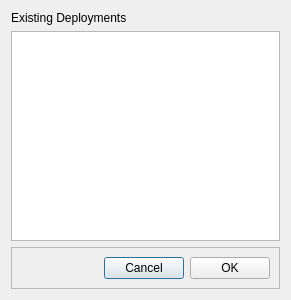
<?xml version="1.0" encoding="UTF-8"?>
<ui version="4.0">
 <class>loadDlg</class>
 <widget class="QDialog" name="loadDlg">
  <property name="geometry">
   <rect>
    <x>0</x>
    <y>0</y>
    <width>291</width>
    <height>300</height>
   </rect>
  </property>
  <property name="windowTitle">
   <string>Load Deployment</string>
  </property>
  <layout class="QVBoxLayout" name="verticalLayout">
   <item>
    <widget class="QLabel" name="label">
     <property name="text">
      <string>Existing Deployments</string>
     </property>
    </widget>
   </item>
   <item>
    <widget class="QTableView" name="tableView"/>
   </item>
   <item>
    <widget class="QFrame" name="frame">
     <property name="minimumSize">
      <size>
       <width>0</width>
       <height>40</height>
      </size>
     </property>
     <property name="frameShape">
      <enum>QFrame::StyledPanel</enum>
     </property>
     <property name="frameShadow">
      <enum>QFrame::Raised</enum>
     </property>
     <layout class="QHBoxLayout" name="horizontalLayout">
      <item>
       <spacer name="horizontalSpacer">
        <property name="orientation">
         <enum>Qt::Horizontal</enum>
        </property>
        <property name="sizeHint" stdset="0">
         <size>
          <width>40</width>
          <height>20</height>
         </size>
        </property>
       </spacer>
      </item>
      <item>
       <widget class="QPushButton" name="cancelBtn">
        <property name="text">
         <string>Cancel</string>
        </property>
       </widget>
      </item>
      <item>
       <widget class="QPushButton" name="okBtn">
        <property name="text">
         <string>OK</string>
        </property>
       </widget>
      </item>
     </layout>
    </widget>
   </item>
  </layout>
 </widget>
 <resources/>
 <connections/>
</ui>
